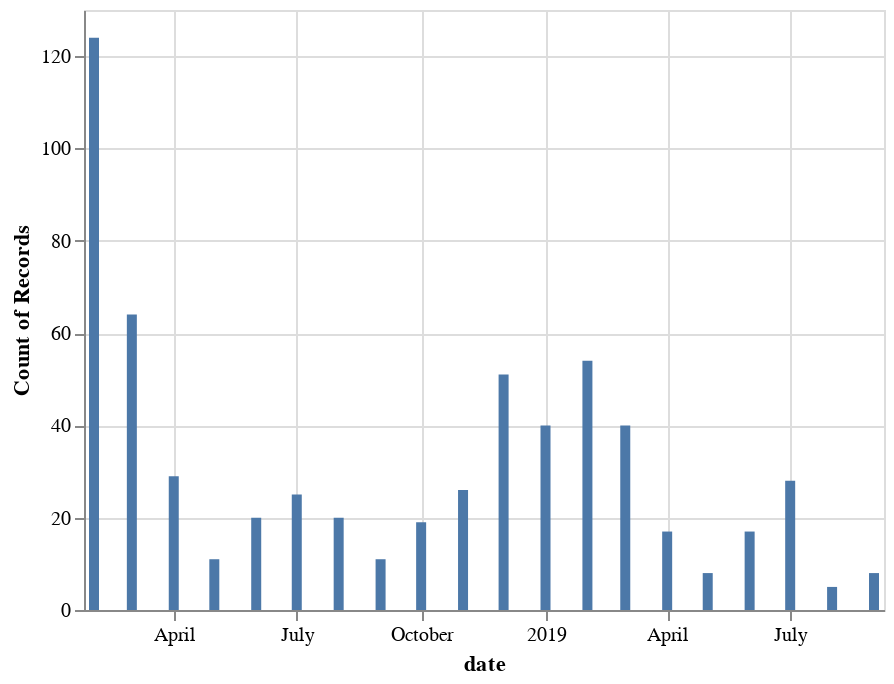

Source (notebook cell):
### Markdown cell above
There are 11 playgrounds that are missing more than 50% of `unacast_session_count`. 

Next, let's check the interval for which playgrounds are missing data.

### Code cell
df_missing_time = df_weather[df_weather['unacast_session_count'].isna()]

df_missing_time = df_missing_time.loc[:, ['month', 'year']]
df_missing_time['date'] = pd.to_datetime(df_missing_time[['year', 'month']].assign(DAY=1))

alt.Chart(df_missing_time).mark_bar().encode(
    alt.X('date:T'),
    alt.Y('count()')
)

### Figure 1 — Vega-Lite specification as saved in the notebook (floating-point values rounded to 4 significant figures; data arrays with more than 128 entries replaced by an {"elided": "..."} marker saying what was removed)
{"config": {"view": {"continuousWidth": 400, "continuousHeight": 300}}, "data": {"name": "data-6674db8a5b08a812778946b7c1d7f484"}, "mark": "bar", "encoding": {"x": {"type": "temporal", "field": "date"}, "y": {"type": "quantitative", "aggregate": "count"}}, "$schema": "https://vega.github.io/schema/vega-lite/v4.8.1.json", "datasets": {"data-6674db8a5b08a812778946b7c1d7f484": {"elided": "617 records"}}}
